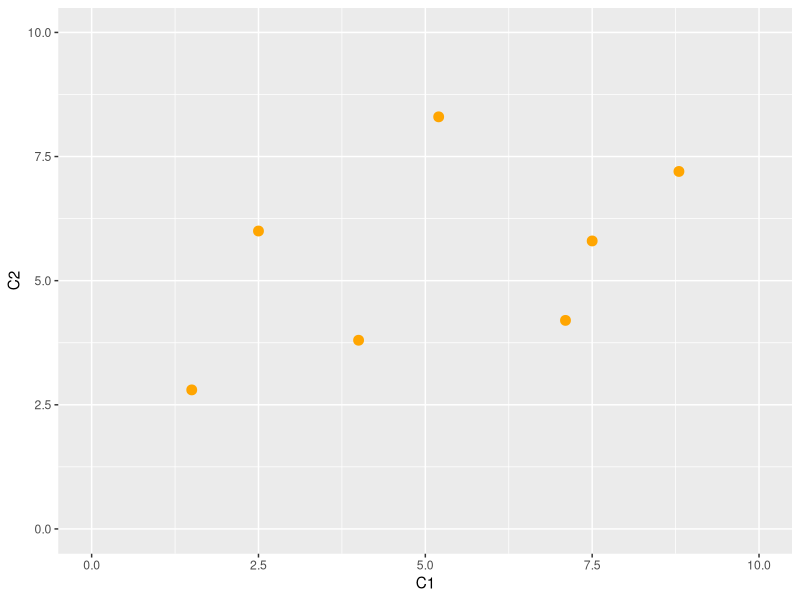
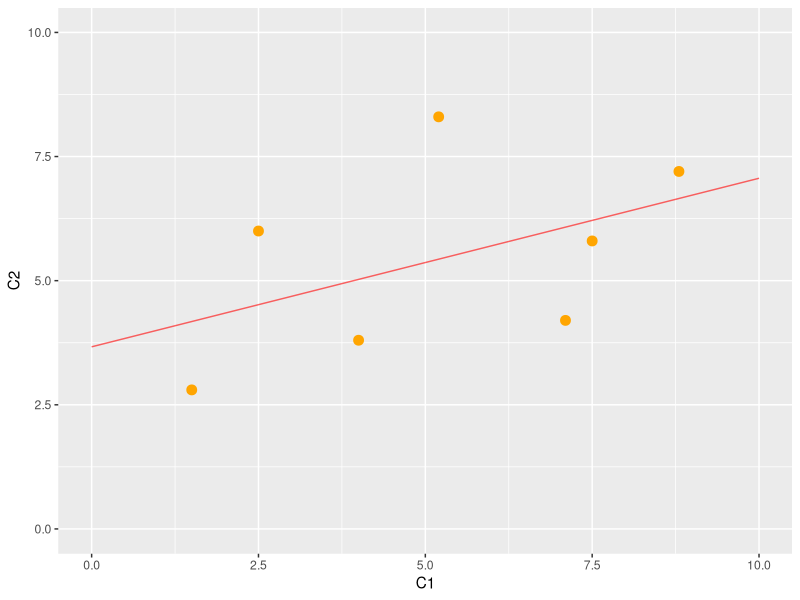
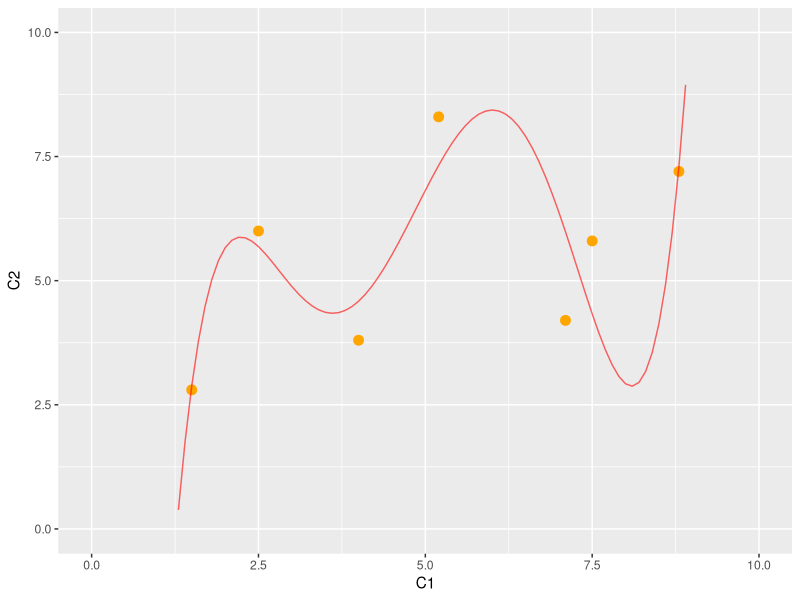

Here is the R script that generated these plots, in order:
setwd("~/Dev/data-science-book/ch03/") # current directoryを設定
par(family = "HiraKakuProN-W3")  # 描画の文字設定1をmac用に変更

#オーバーフィッティングと予測精度

#7件の簡単なサンプルデータ
DF <- data.frame(C1 = c(7.5, 8.8, 2.5, 4.0, 5.2, 1.5, 7.1),
                 C2 = c(5.8, 7.2, 6.0, 3.8, 8.3, 2.8, 4.2))
#内容を確認（最初の6件まで表示）
head(DF)

#図示
library(ggplot2)
ggplot(DF, aes(C1, C2))+   #x, yに相当するデータを指定
  geom_point( colour="orange", size=3 ) +  #色、サイズ
  xlim(0, 10) +  #x軸の描画範囲
  ylim(0, 10)    #y軸の描画範囲
  
#単純なモデル
Model1 <- lm(C2 ~ C1, data=DF ) 
#回帰係数の値を取り出す
a  <- Model1$coefficients
a    #回帰係数を表示
a[1] #１つずつ表示（b0）
a[2] #１つずつ表示（b1）

#モデルを数式で描画
ggplot(DF, aes(C1, C2))+
  geom_point( colour="orange", size=3 ) +
  xlim(0, 10) +  #x軸の描画範囲
  ylim(0, 10) +  #y軸の描画範囲
  stat_function(colour="red", alpha=0.6,
                fun=function(x) a[1] + a[2]*x )
# stat_function()で関数を描画
# fun=function(x)の後にxの関数を記述する
# xは最初にggplot()で指定したx軸と対応づけられる

#残差（予測値と実測値の差）
Model1$residuals

#C1が6,8,10のときのc2の値を予測
#元のデータと同じ形式の新しいデータフレームを作る
DFnew <- data.frame(C1 = c(6,  8,  10),
                    C2 = c(NA, NA, NA))
#内容を確認（最初の6件まで表示）
head(DFnew)

#predict()：モデルにデータを当てはめて予測値を得る
predict(Model1, newdata=DFnew)


#複雑なモデル
Model2 <- lm(C2 ~ C1+I(C1^2)+I(C1^3)+I(C1^4)+I(C1^5) , data=DF ) 
#回帰係数の値を取り出す
b  <- Model2$coefficients
b #回帰係数を表示

#モデルを数式で描画
ggplot(DF, aes(C1, C2))+
  geom_point( colour="orange", size=3 ) +
  xlim(0, 10) +  #x軸の描画範囲
  ylim(0, 10) +  #y軸の描画範囲
  stat_function(colour="red", alpha=0.6,
                fun=function(x) b[1] + b[2]*x + b[3]*x^2 +
                  b[4]*x^3 + b[5]*x^4 + b[6]*x^5)

#残差（予測値と実測値の差）
Model2$residuals

#C1が6,8,10のときのc2の値を予測
predict(Model2, newdata=DFnew)


#別のテストデータがあったと想定
DFts <- data.frame(C1 = c(4.8, 5.4, 3.2, 8.0, 1.4, 7.4, 5.7),
                   C2 = c(2.4, 6.2, 7.0, 7.7, 3.3, 9.5, 3.4))
#内容を確認（最初の6件まで表示）
head(DFts)

#新しいデータをModel1とModel2に当てはめて予測
pr1 <- predict(Model1, newdata=DFts)
pr2 <- predict(Model2, newdata=DFts)

#MSE（平均二乗誤差）を求める
# 予測値から実測値を引いて2乗（ベクトル演算）
# ベクトルに関数sum()を適用して和を求める
# 求めた和を要素の数（length()で求める）で割る
sum( (pr1 - DFts$C2)^2 ) / length(DFts$C2)
sum( (pr2 - DFts$C2)^2 ) / length(DFts$C2)

#MAE（平均絶対誤差）を求める
# abs()は絶対値を求める関数
sum( abs(pr1 - DFts$C2) ) / length(DFts$C2)
sum( abs(pr2 - DFts$C2) ) / length(DFts$C2)

#MAPE（平均絶対誤差率）を求める
sum( abs(pr1 - DFts$C2)/DFts$C2 ) / length(DFts$C2)
sum( abs(pr2 - DFts$C2)/DFts$C2 ) / length(DFts$C2)

